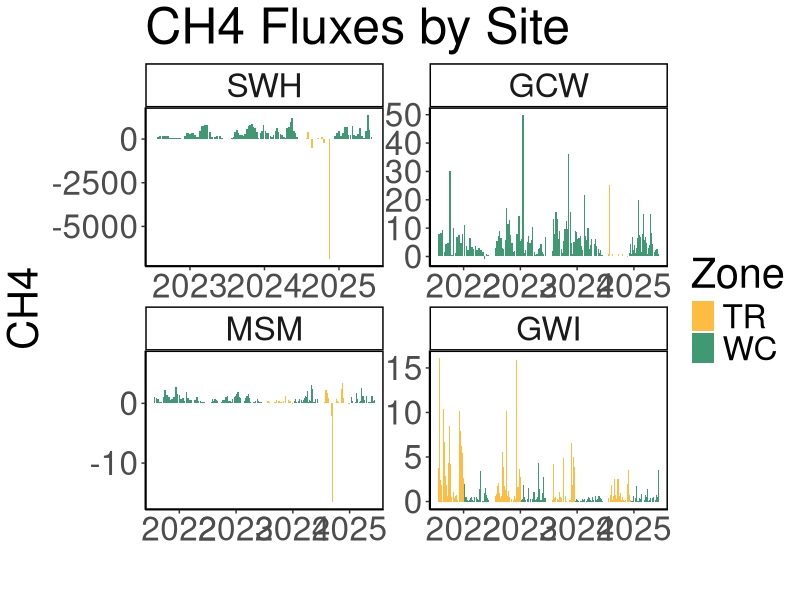
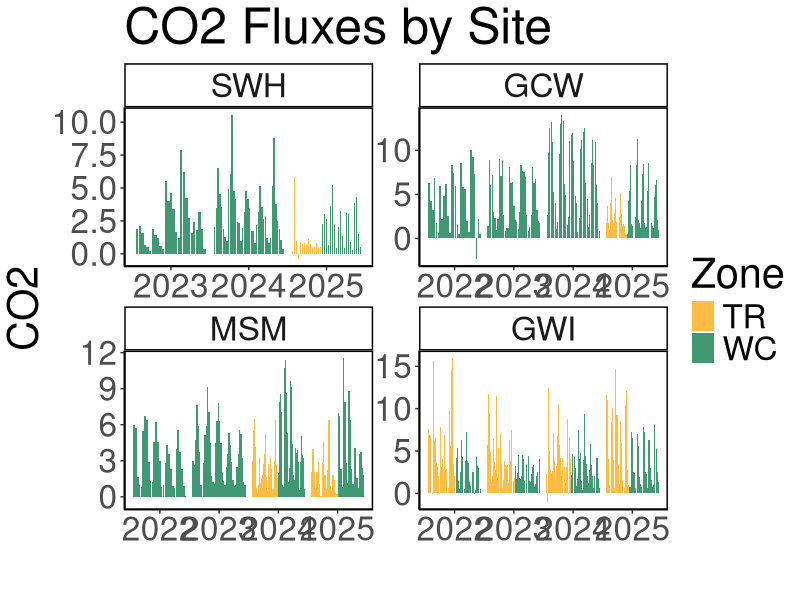
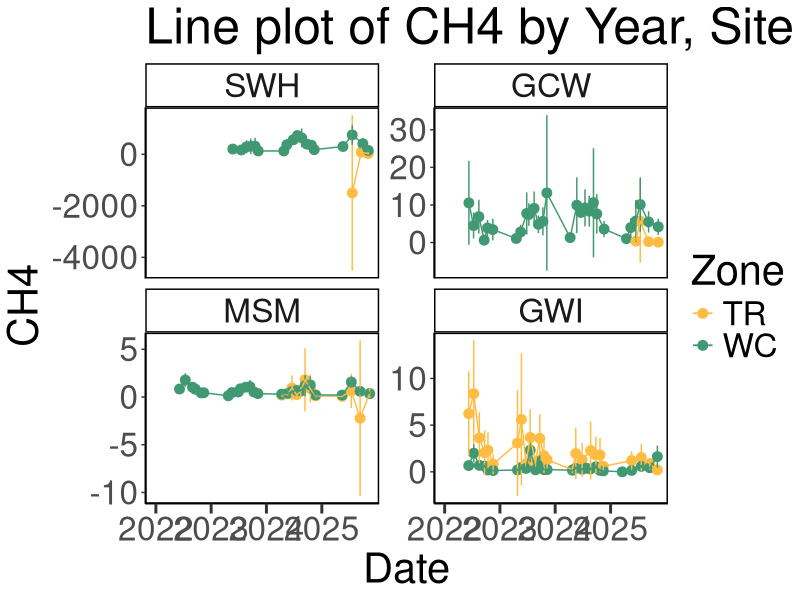
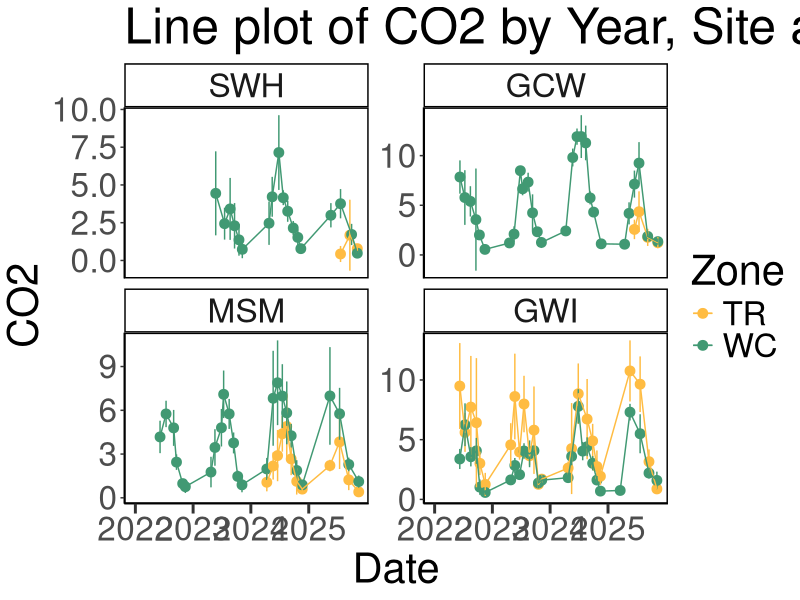
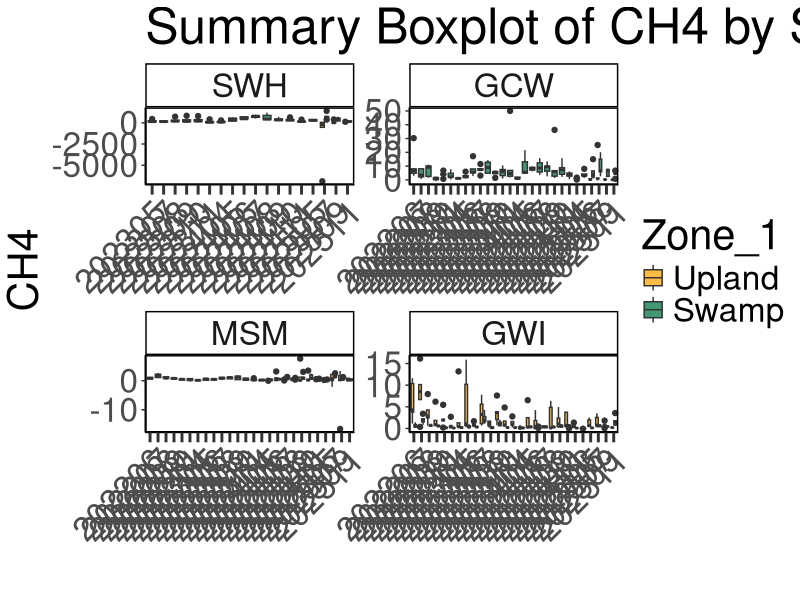
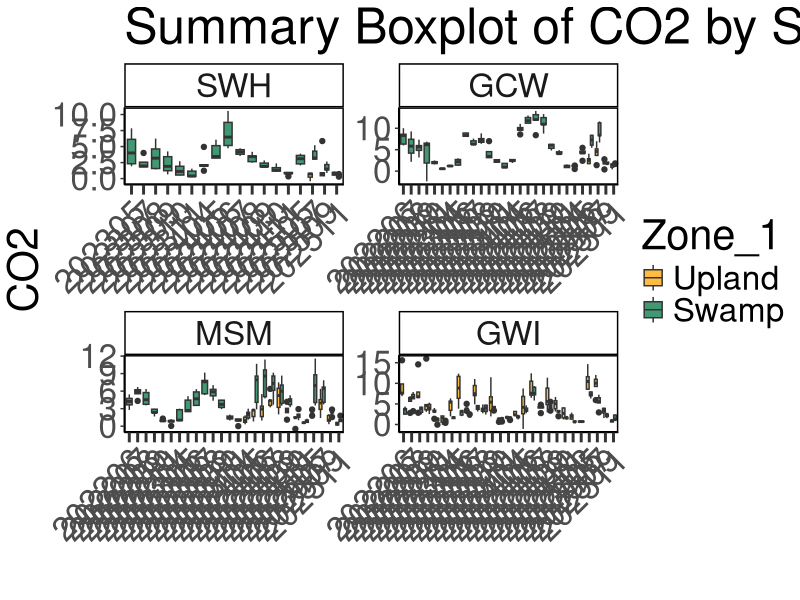
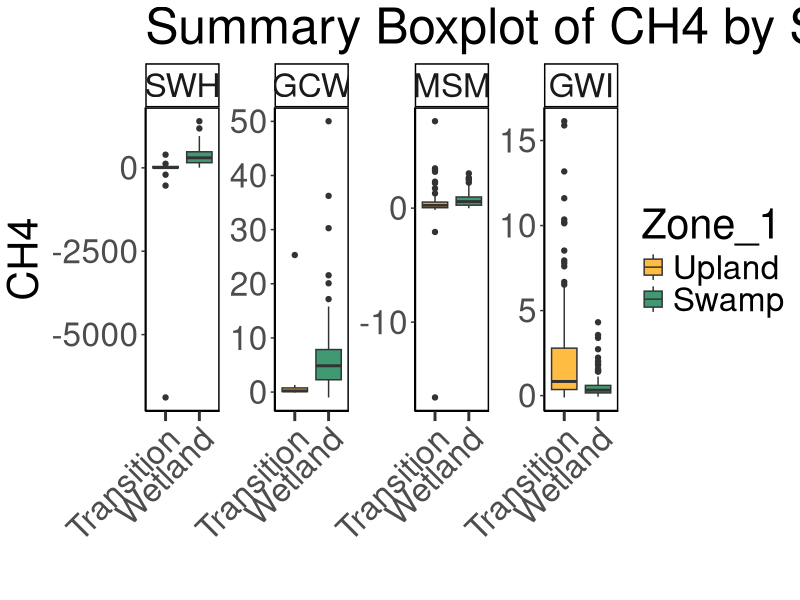
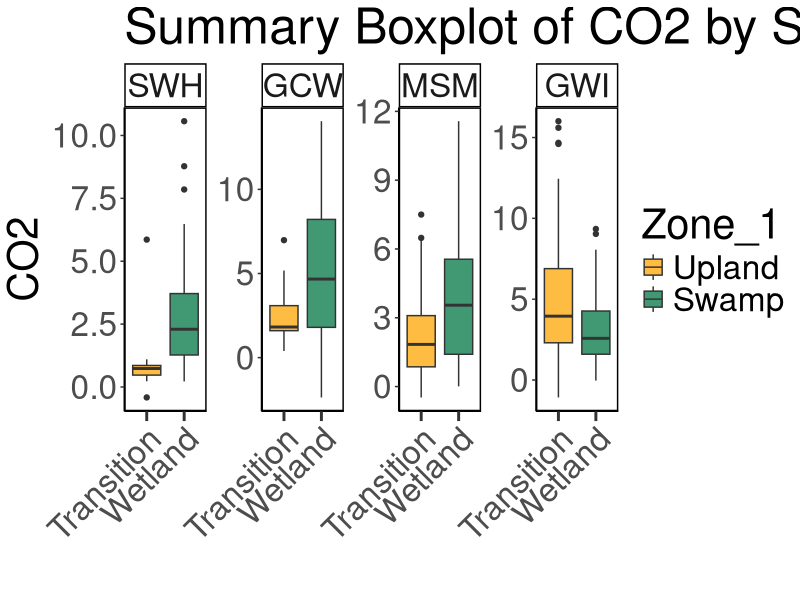

Recreate these plots in R, in order.
## ---- chunk 1
library(dplyr)
library(ggplot2)
library(ggpubr)
library(stringr)
library(readxl)
library(tidyr)
library(tibble)
library(openxlsx)
## ---- chunk 2

#read in 2022 Dionex Data:
dat22 <- read.csv("2022/COMPASS_SynopticCB_MC_Fluxes_2022.csv")
# head(dat22)

#read in 2023 Dionex Data:
dat23 <- read.csv("2023/COMPASS_SynopticCB_MC_Fluxes_2023.csv")
# head(dat23)

#read in 2024 Dionex Data:
dat24 <- read.csv("2024/COMPASS_SynopticCB_MC_Fluxes_2024.csv")
# head(dat24)

#read in 2024 Dionex Data:
dat25 <- read.csv("2025/COMPASS_SynopticCB_MC_Fluxes_2025.csv")
# head(dat24)

all_dat <- bind_rows(dat22, dat23, dat24, dat25)

## ---- chunk 3

#write out a csv of all the data to the main folder: 
write.csv(all_dat, "COMPASS_SynopticCB_MC_Fluxes_AllData.csv")


#write out a csv of the metadata associated with the data: 
# write.csv(metadat, "COMPASS_SynopticCB_PW_DOC_Metadata.csv")

## ---- chunk 4

##Remove any samples with "remove" in the qaqc_flag columns - this removes both fluxes, even if just one of them was bad - is that what we want? 
data_plotting <- all_dat

#Order by Zone from Upland to Surface Water
data_plotting$Zone = factor(data_plotting$Zone, levels = c("UP", "SWAMP", "TR", "WC", "SW"))
data_plotting <- data_plotting[order(data_plotting$Zone), ]

#Order by Site from SWH, GCW, MSM, GWI order, which is oligohaline to polyhaline
data_plotting$Site = factor(data_plotting$Site, levels = c("SWH", "GCW", "MSM", "GWI"))
data_plotting <- data_plotting[order(data_plotting$Site), ]

##Extract Year from Date
data_plotting$Year <- substring(data_plotting$Date, 1, 4)
data_plotting$Month <- substring(data_plotting$Date, 5, 6)

#Plot samples to get a first look at concentrations (sanity check)
#group the data for plotting
data_plotting_all <- data_plotting %>%
  group_by(Site, Zone) %>%
  mutate(row_num = factor(row_number())) %>%  # create row_num as factor per group
  ungroup()

#Plot data and change colors based on Zone:
viz_ch4_plot <- ggplot(data_plotting_all, aes(x = as.character(Year), y = ch4_lin_flux.estimate, fill = Zone)) +
  geom_bar(stat = "identity", position = position_dodge2(preserve = "total")) +
  facet_wrap( ~ Site, scales="free", ncol = 2) +
  scale_fill_manual(values = c(
    "UP" = "#20063B",
    "TR" = "#FFBC42",
    "SWAMP" = "darkgrey",
    "WC" = "#419973",
    "SW" = "#25ABE6"
  )) +
  theme_classic() +
  labs(x = " ", y = "CH4", title = "CH4 Fluxes by Site") +
  theme(
    panel.spacing = unit(.05, "lines"), 
    panel.border = element_rect(color = "black", fill = NA, linewidth = 1)) + 
  theme(text = element_text(size = 30))

 viz_ch4_plot
 
 viz_co2_plot <- ggplot(data_plotting_all, aes(x = as.character(Year), y = co2_lin_flux.estimate, fill = Zone)) +
  geom_bar(stat = "identity", position = position_dodge2(preserve = "total")) +
  facet_wrap( ~ Site, scales="free", ncol = 2) +
  scale_fill_manual(values = c(
    "UP" = "#20063B",
    "TR" = "#FFBC42",
    "SWAMP" = "darkgrey",
    "WC" = "#419973",
    "SW" = "#25ABE6"
  )) +
  theme_classic() +
  labs(x = " ", y = "CO2", title = "CO2 Fluxes by Site") +
  theme(
    panel.spacing = unit(.05, "lines"), 
    panel.border = element_rect(color = "black", fill = NA, linewidth = 1)) + 
  theme(text = element_text(size = 30))
 
 viz_co2_plot

## ---- chunk 5

##Summarize CH4 and CO2 by Date, Site, and Zone
flux_avg <- data_plotting_all %>%
  group_by(Month, Year, Site, Zone) %>%
   dplyr::summarize(mean_ch4 = mean(ch4_lin_flux.estimate, na.rm=TRUE), 
            sd_ch4 = sd(ch4_lin_flux.estimate, na.rm=TRUE), 
            mean_co2 = mean(co2_lin_flux.estimate, na.rm=TRUE), 
            sd_co2 = sd(co2_lin_flux.estimate, na.rm=TRUE), 
            Date = first(Date), 
            TIMESTAMP = first(TIMESTAMP))

flux_avg$datetime <- as.Date(flux_avg$TIMESTAMP, format = "%Y-%m-%d %H:%M:%S")

# Define the specific date breaks you want to display
specific_breaks <- as.Date(c("2022-01-01", "2023-01-01", "2024-01-01", "2025-01-01"))

viz_ch4_plot_avgs <- ggplot(flux_avg, aes(x = datetime, y = mean_ch4, color = Zone, group = Zone)) +
  geom_point(size = 3) + 
  geom_errorbar(aes(ymin = mean_ch4 - sd_ch4, ymax = mean_ch4 + sd_ch4), width = 0.2) + 
  geom_line() + 
  facet_wrap( ~ Site, scales="free_y", nrow = 2) +
  scale_color_manual(values = c(
    "UP" = "#20063B",
    "TR" = "#FFBC42",
    "SWAMP" = "darkgrey",
    "WC" = "#419973",
    "SW" = "#25ABE6"
  )) +
  theme_classic() +
  labs(x = "Date", y = "CH4", title = "Line plot of CH4 by Year, Site and Zone") +
  theme(
    panel.spacing = unit(0.5, "lines"), 
    panel.border = element_rect(color = "black", fill = NA, linewidth = 1)) +
  # theme(axis.text.x = element_text(angle = 90, hjust = 0.5))+ 
  theme(text = element_text(size = 30))+
  scale_x_date(breaks = specific_breaks, date_labels = "%Y", expand = expansion(mult = c(0.18, 0.05)))+
  theme(axis.ticks.x = element_line(linewidth = 1))+
  theme(axis.ticks.length.x = unit(0.25, "cm"))

viz_ch4_plot_avgs

viz_co2_plot_avgs <- ggplot(flux_avg, aes(x = datetime, y = mean_co2, color = Zone, group = Zone)) +
  geom_point(size = 3) + 
  geom_errorbar(aes(ymin = mean_co2 - sd_co2, ymax = mean_co2 + sd_co2), width = 0.2) + 
  geom_line() + 
  facet_wrap( ~ Site, scales="free_y", nrow = 2) +
  scale_color_manual(values = c(
    "UP" = "#20063B",
    "TR" = "#FFBC42",
    "SWAMP" = "darkgrey",
    "WC" = "#419973",
    "SW" = "#25ABE6"
  )) +
  theme_classic() +
  labs(x = "Date", y = "CO2", title = "Line plot of CO2 by Year, Site and Zone") +
  theme(
    panel.spacing = unit(0.5, "lines"), 
    panel.border = element_rect(color = "black", fill = NA, linewidth = 1)) +
  # theme(axis.text.x = element_text(angle = 90, hjust = 0.5))+ 
  theme(text = element_text(size = 30))+
  scale_x_date(breaks = specific_breaks, date_labels = "%Y", expand = expansion(mult = c(0.18, 0.05)))+
  theme(axis.ticks.x = element_line(linewidth = 1))+
  theme(axis.ticks.length.x = unit(0.25, "cm"))

viz_co2_plot_avgs


## ---- chunk 6

data_plotting_all <- data_plotting_all %>% 
    mutate(
    Zone_1 = case_when(
      Zone == "UP" ~ "Upland",
      Zone == "SWAMP" ~ "Swamp",
      Zone == "TR" ~ "Transition",
      Zone == "WC" ~ "Wetland",
      Zone == "SW" ~ "Surface Water",
      TRUE ~ Zone  # keep everything else unchanged
    )
  ) %>%
  mutate(Zone_1 = factor(Zone_1, levels = c("Upland", "Swamp", "Transition", "Wetland", "Surface Water")))


##Summarize CH4 by Date, Site, and Zone
viz_ch4_boxplot <- ggplot(data_plotting_all, aes(x = as.character(Date), y = ch4_lin_flux.estimate, fill = Zone_1)) +
  geom_boxplot() + 
  facet_wrap( ~ Site, scales = "free", ncol = 2) +
  scale_x_discrete(drop = TRUE) +
  scale_fill_manual(values = c(
    "Upland" = "#20063B",
    "Transition" = "#FFBC42",
    "Swamp" = "darkgrey",
    "Wetland" = "#419973",
    "Surface Water" = "#25ABE6"
  ), labels = c("Upland", "Swamp", "Transition", "Wetland", "Surface Water")) +
  theme_classic() +
  labs(x = " ", y = "CH4", title = "Summary Boxplot of CH4 by Site and Zone") +
  theme(
    panel.spacing = unit(0.5, "lines"), 
    panel.border = element_rect(color = "black", fill = NA, linewidth = 1)) +
  theme(axis.text.x = element_text(angle = 45, vjust = 1, hjust = 1))+ 
  theme(text = element_text(size = 30))+
  theme(axis.ticks.x = element_line(linewidth = 1))+
  theme(axis.ticks.length.x = unit(0.25, "cm"))
  #scale_x_discrete(labels = c("Upland", "Swamp", "Transition", "Wetland", "Surface Water"))+ 

viz_ch4_boxplot


##Summarize co2 by Date, Site, and Zone
viz_co2_boxplot <- ggplot(data_plotting_all, aes(x = as.character(Date), y = co2_lin_flux.estimate, fill = Zone_1)) +
  geom_boxplot() + 
  facet_wrap( ~ Site, scales = "free", ncol = 2) +
  scale_x_discrete(drop = TRUE) +
  scale_fill_manual(values = c(
    "Upland" = "#20063B",
    "Transition" = "#FFBC42",
    "Swamp" = "darkgrey",
    "Wetland" = "#419973",
    "Surface Water" = "#25ABE6"
  ), labels = c("Upland", "Swamp", "Transition", "Wetland", "Surface Water")) +
  theme_classic() +
  labs(x = " ", y = "CO2", title = "Summary Boxplot of CO2 by Site and Zone") +
  theme(
    panel.spacing = unit(0.5, "lines"), 
    panel.border = element_rect(color = "black", fill = NA, linewidth = 1)) +
  theme(axis.text.x = element_text(angle = 45, vjust = 1, hjust = 1))+ 
  theme(text = element_text(size = 30))+
  theme(axis.ticks.x = element_line(linewidth = 1))+
  theme(axis.ticks.length.x = unit(0.25, "cm"))
  #scale_x_discrete(labels = c("Upland", "Swamp", "Transition", "Wetland", "Surface Water"))+ 

viz_co2_boxplot

## ---- chunk 7

##Summarize CH4 by Date, Site, and Zone
viz_ch4_summary_boxplot <- ggplot(data_plotting_all, aes(x = Zone_1, y = ch4_lin_flux.estimate, fill = Zone_1)) +
  geom_boxplot() + 
  facet_wrap( ~ Site, scales = "free", nrow = 1) +
  scale_x_discrete(drop = TRUE) +
  scale_fill_manual(values = c(
    "Upland" = "#20063B",
    "Transition" = "#FFBC42",
    "Swamp" = "darkgrey",
    "Wetland" = "#419973",
    "Surface Water" = "#25ABE6"
  ), labels = c("Upland", "Swamp", "Transition", "Wetland", "Surface Water")) +
  theme_classic() +
  labs(x = " ", y = "CH4", title = "Summary Boxplot of CH4 by Site and Zone") +
  theme(
    panel.spacing = unit(0.5, "lines"), 
    panel.border = element_rect(color = "black", fill = NA, linewidth = 1)) +
  theme(axis.text.x = element_text(angle = 45, vjust = 1, hjust = 1))+ 
  theme(text = element_text(size = 30))+
  theme(axis.ticks.x = element_line(linewidth = 1))+
  theme(axis.ticks.length.x = unit(0.25, "cm"))
  #scale_x_discrete(labels = c("Upland", "Swamp", "Transition", "Wetland", "Surface Water"))+ 

viz_ch4_summary_boxplot


##Summarize co2 by Date, Site, and Zone
viz_co2_summary_boxplot <- ggplot(data_plotting_all, aes(x = Zone_1, y = co2_lin_flux.estimate, fill = Zone_1)) +
  geom_boxplot() + 
  facet_wrap( ~ Site, scales = "free", nrow = 1) +
  scale_x_discrete(drop = TRUE) +
  scale_fill_manual(values = c(
    "Upland" = "#20063B",
    "Transition" = "#FFBC42",
    "Swamp" = "darkgrey",
    "Wetland" = "#419973",
    "Surface Water" = "#25ABE6"
  ), labels = c("Upland", "Swamp", "Transition", "Wetland", "Surface Water")) +
  theme_classic() +
  labs(x = " ", y = "CO2", title = "Summary Boxplot of CO2 by Site and Zone") +
  theme(
    panel.spacing = unit(0.5, "lines"), 
    panel.border = element_rect(color = "black", fill = NA, linewidth = 1)) +
  theme(axis.text.x = element_text(angle = 45, vjust = 1, hjust = 1))+ 
  theme(text = element_text(size = 30))+
  theme(axis.ticks.x = element_line(linewidth = 1))+
  theme(axis.ticks.length.x = unit(0.25, "cm"))
  #scale_x_discrete(labels = c("Upland", "Swamp", "Transition", "Wetland", "Surface Water"))+ 

viz_co2_summary_boxplot

## ---- chunk 8
# It would also be great to add to our collation codes a summary chunk that will calculate value ranges, means, and standard deviations (and errors) for each site, zone, depth for each year; also for each site zone, depth overall; and for each site and zone overall so that we have some easy access to metrics. Was just thinking this might be helpful today when re-collating the DIC data.

##Metrics for each site, zone for each year
summary_by_year <- data_plotting_all %>%
  group_by(Year, Site, Zone_1) %>%
   reframe(
     min_ch4 = min(ch4_lin_flux.estimate, na.rm=TRUE),
     max_ch4 = max(ch4_lin_flux.estimate, na.rm=TRUE), 
     mean_ch4 = mean(ch4_lin_flux.estimate, na.rm=TRUE), 
     sd_ch4 = sd(ch4_lin_flux.estimate, na.rm=TRUE), 

     min_co2 = min(co2_lin_flux.estimate, na.rm=TRUE),
     max_co2 = max(co2_lin_flux.estimate, na.rm=TRUE), 
     mean_co2 = mean(co2_lin_flux.estimate, na.rm=TRUE), 
     sd_co2 = sd(co2_lin_flux.estimate, na.rm=TRUE))

##Metrics for each site and zone for all years
summary_all_years <- data_plotting_all %>%
  group_by(Site, Zone_1) %>%
   reframe(
     min_ch4 = min(ch4_lin_flux.estimate, na.rm=TRUE),
     max_ch4 = max(ch4_lin_flux.estimate, na.rm=TRUE), 
     mean_ch4 = mean(ch4_lin_flux.estimate, na.rm=TRUE), 
     sd_ch4 = sd(ch4_lin_flux.estimate, na.rm=TRUE), 

     min_co2 = min(co2_lin_flux.estimate, na.rm=TRUE),
     max_co2 = max(co2_lin_flux.estimate, na.rm=TRUE), 
     mean_co2 = mean(co2_lin_flux.estimate, na.rm=TRUE), 
     sd_co2 = sd(co2_lin_flux.estimate, na.rm=TRUE))

## ---- chunk 9

library(kableExtra)

kable(
  summary_by_year[, c("Site", "Zone_1", "min_ch4",	"max_ch4",	"mean_ch4", "min_co2",	"max_co2",	"mean_co2")],  
  format = "latex",
  booktabs = TRUE,
  caption = "Summary Statistics"
) %>%
  kable_styling(
    latex_options = c("hold_position", "striped", "scale_down"),
    font_size = 12
  ) %>%
  row_spec(0, bold = TRUE) %>%   # header
  column_spec(1, bold = TRUE)

kable(
  summary_all_years[, c("Site", "Zone_1", "min_ch4",	"max_ch4",	"mean_ch4", "min_co2",	"max_co2",	"mean_co2")],  
  format = "latex",
  booktabs = TRUE,
  caption = "Summary Statistics"
) %>%
  kable_styling(
    latex_options = c("hold_position", "striped", "scale_down"),
    font_size = 12
  ) %>%
  row_spec(0, bold = TRUE) %>%   # header
  column_spec(1, bold = TRUE)


## ---- chunk 10

#write out a csv of the summary data by year to the main folder: 
write.csv(summary_by_year, "COMPASS_SynopticCB_MC_Fluxes_Summarized_By_Year.csv")


#write out a csv of the summary data for all years to the main folder: 
write.csv(summary_all_years, "COMPASS_SynopticCB_MC_Fluxes_Summarized_Years_Combined.csv")
